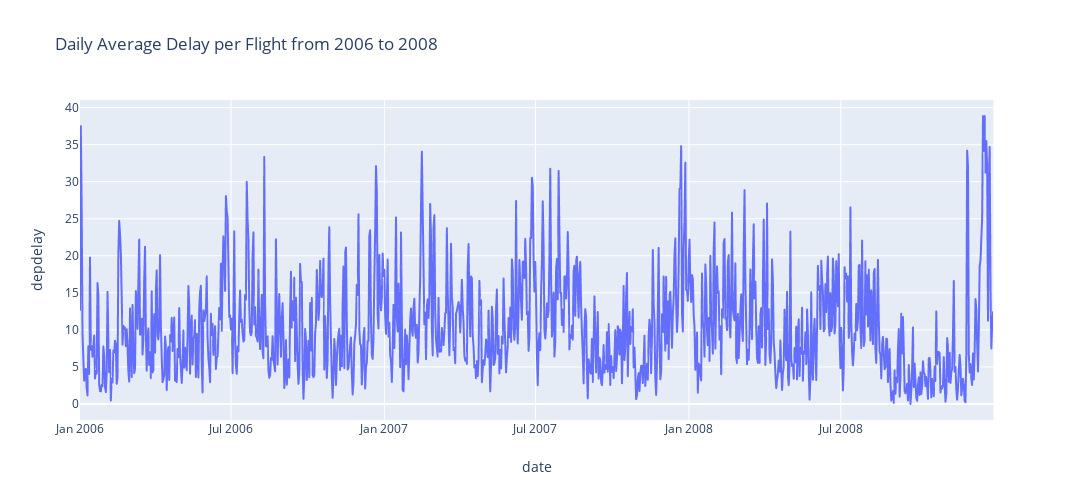

Notebook code for this chart:
### Markdown cell above
# Final Overview Daily Delay
We finally provide an overview of the daily delay over time from 2006 to 2008. We see most of the delays happen on the 2-3 days before Christmas. This suggest that if you decide to come back home for Christmas holiday, you should ask a couple of more day off to your boss!

### Code cell
fig = px.line(df_group_by_day, x="date", y="depdelay", title='Daily Average Delay per Flight from 2006 to 2008')
fig.update_layout(
    autosize=False,
    width=2000,
    height=500)
fig.show()

### Figure 1 — Plotly figure (JSON) as saved in the notebook; plotly's stock layout.template omitted (floating-point values rounded to 4 significant figures; data arrays with more than 128 entries replaced by an {"elided": "..."} marker saying what was removed)
{"data": [{"hoverlabel": {"namelength": 0}, "hovertemplate": "date=%{x}<br>depdelay=%{y}", "legendgroup": "", "line": {"color": "#636efa", "dash": "solid"}, "mode": "lines", "name": "", "showlegend": false, "type": "scattergl", "x": {"elided": "1096 str values"}, "xaxis": "x", "y": {"elided": "1096 float values"}, "yaxis": "y"}], "layout": {"autosize": false, "height": 500, "legend": {"tracegroupgap": 0}, "title": {"text": "Daily Average Delay per Flight from 2006 to 2008"}, "width": 2000, "xaxis": {"anchor": "y", "domain": [0, 0.98], "title": {"text": "date"}}, "yaxis": {"anchor": "x", "domain": [0, 1], "title": {"text": "depdelay"}}}}
